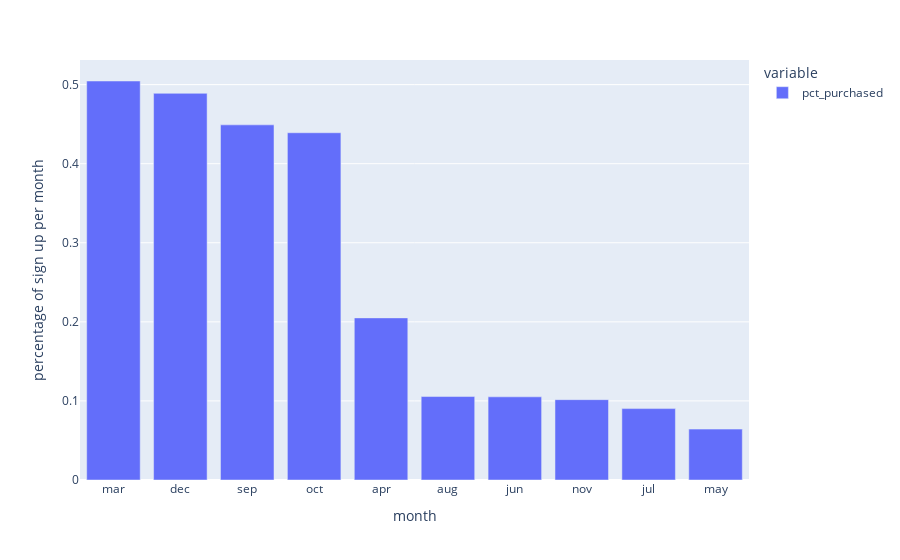

Notebook cell for this chart:
### Code cell
#bar chart visualise group by month
fig = px.bar(groupby_month_purchase_df)
fig.update_layout(yaxis_title = "percentage of sign up per month")
fig.update_layout(xaxis_title = "month")

### Figure 1 — Plotly figure (JSON) as saved in the notebook; plotly's stock layout.template omitted (floating-point values rounded to 4 significant figures)
{"data": [{"hovertemplate": "variable=pct_purchased<br>month=%{x}<br>value=%{y}<extra></extra>", "legendgroup": "pct_purchased", "marker": {"color": "#636efa", "pattern": {"shape": ""}}, "name": "pct_purchased", "orientation": "v", "showlegend": true, "textposition": "auto", "type": "bar", "x": ["mar", "dec", "sep", "oct", "apr", "aug", "jun", "nov", "jul", "may"], "xaxis": "x", "y": [0.5046, 0.489, 0.4491, 0.4392, 0.205, 0.1055, 0.1052, 0.1016, 0.0903, 0.06436], "yaxis": "y"}], "layout": {"barmode": "relative", "legend": {"title": {"text": "variable"}, "tracegroupgap": 0}, "margin": {"t": 60}, "xaxis": {"anchor": "y", "domain": [0, 1], "title": {"text": "month"}}, "yaxis": {"anchor": "x", "domain": [0, 1], "title": {"text": "percentage of sign up per month"}}}}
